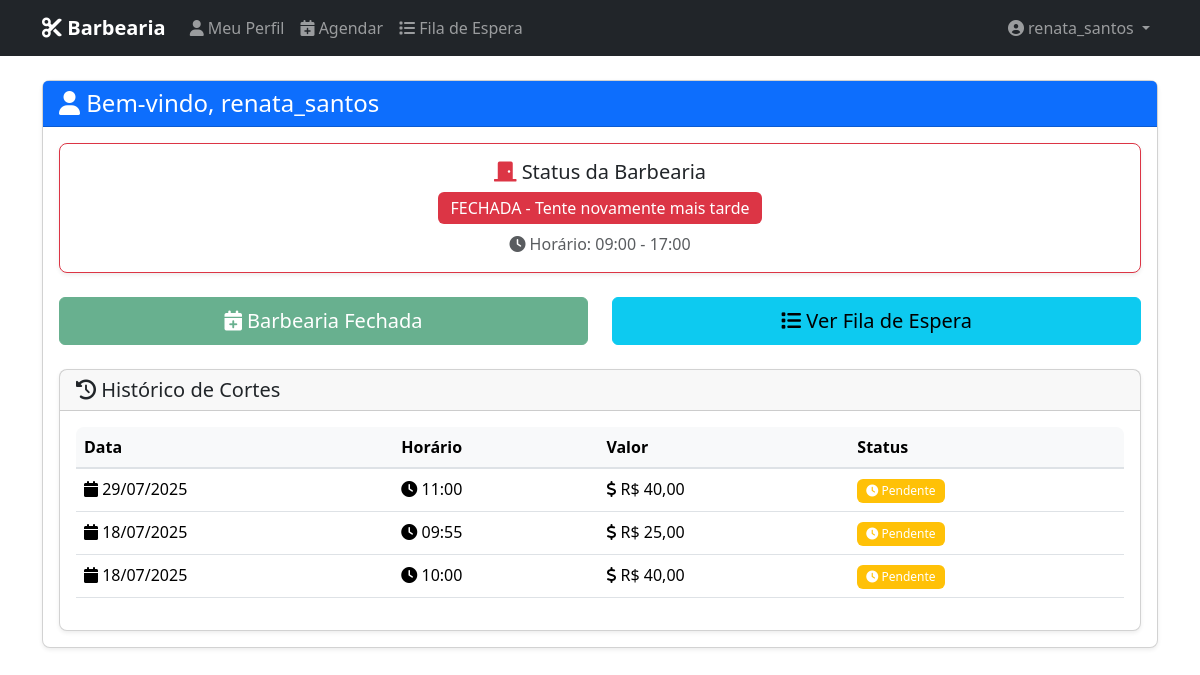
Before: /dashboard/ (signed in) with the older database file.
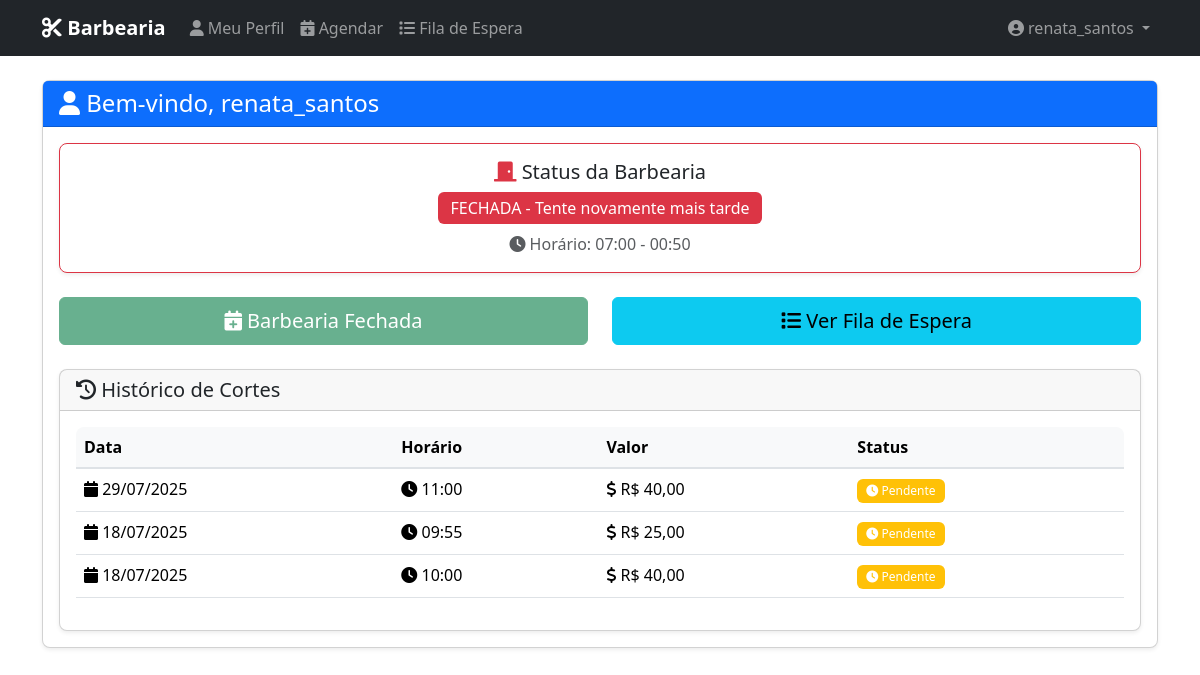
After: the same page with the newer database file.
### core/models.py (models this page shows, shortened)
class StatusBarbearia(models.Model):
    aberta = models.BooleanField(default=False)
    data_atualizacao = models.DateTimeField(auto_now=True)
    hora_abertura = models.TimeField(default='08:00', help_text='Horário de abertura')
    hora_fechamento = models.TimeField(default='18:00', help_text='Horário de fechamento')
    segunda = models.BooleanField(default=True, verbose_name='Segunda-feira')
    terca = models.BooleanField(default=True, verbose_name='Terça-feira')
    quarta = models.BooleanField(default=True, verbose_name='Quarta-feira')
    quinta = models.BooleanField(default=True, verbose_name='Quinta-feira')
    sexta = models.BooleanField(default=True, verbose_name='Sexta-feira')
    sabado = models.BooleanField(default=True, verbose_name='Sábado')
    domingo = models.BooleanField(default=False, verbose_name='Domingo')
    class Meta:
        verbose_name = 'Status da Barbearia'
        verbose_name_plural = 'Status da Barbearia'
    def esta_aberta_agora(self):
        from datetime import datetime, time
        agora = datetime.now()
        dias_semana = {
            0: self.segunda,  # Segunda
            1: self.terca,     # Terça
            2: self.quarta,    # Quarta
            3: self.quinta,    # Quinta
            4: self.sexta,     # Sexta
            5: self.sabado,    # Sábado
            6: self.domingo,   # Domingo
        }
        if not dias_semana.get(agora.weekday(), False):
            return False
        hora_atual = agora.time()
        return self.hora_abertura <= hora_atual <= self.hora_fechamento

### core/views.py (the view)
# urls.py: path('dashboard/', views.dashboard, name='dashboard'),
def dashboard(request):
    status, created = StatusBarbearia.objects.get_or_create(id=1)
    barbearia_aberta = status.aberta and status.esta_aberta_agora()
    historico = Corte.objects.filter(cliente=request.user).order_by('-data')
    return render(request, 'dashboard.html', {
        'historico': historico,
        'barbearia_aberta': barbearia_aberta,
        'status_barbearia': status
    })

### core/templates/dashboard.html (shortened to what the changed rows need)
{% extends 'base.html' %}
{% block content %}
<div class="container mt-4">
    <div class="row">
        <div class="col-12">
            <div class="card">
                <div class="card-body">
                    <div class="row mb-4">
                        <div class="col-12">
                            <div class="card {% if barbearia_aberta %}border-success{% else %}border-danger{% endif %}">
                                <div class="card-body text-center">
                                    <h5 class="mb-2">
                                        <i class="fas {% if barbearia_aberta %}fa-door-open text-success{% else %}fa-door-closed text-danger{% endif %}"></i>
                                        Status da Barbearia
                                    </h5>
                                    <span class="badge {% if barbearia_aberta %}bg-success{% else %}bg-danger{% endif %} fs-6">
                                        {% if barbearia_aberta %}
                                            ABERTA - Pode agendar
                                        {% else %}
                                            FECHADA - Tente novamente mais tarde
                                        {% endif %}
                                    </span>
                                    {% if status_barbearia.aberta %}
                                        <p class="text-muted mt-2 mb-0">
                                            <i class="fas fa-clock"></i>
                                            Horário: {{ status_barbearia.hora_abertura|time:"H:i" }} - {{ status_barbearia.hora_fechamento|time:"H:i" }}
                                        </p>
                                    {% endif %}
                                </div>
                            </div>
                        </div>
                    </div>
                    <div class="row">
                        <div class="col-12">
                            <div class="card">
                                <div class="card-body">
                                    {% if historico %}
                                    <div class="table-responsive">
                                        <table class="table table-hover">
                                            <thead>
                                                <tr>
                                                    <th>Data</th>
                                                    <th>Horário</th>
                                                    <th>Valor</th>
                                                    <th>Status</th>
                                                </tr>
                                            </thead>
                                        </table>
                                    </div>
                                    {% endif %}
                                </div>
                            </div>
                        </div>
                    </div>
                </div>
            </div>
        </div>
    </div>
</div>
{% endblock %}

Changed rows visible on the page:
changed StatusBarbearia: hora_abertura "09:00" → "07:00"; hora_fechamento "17:00" → "00:50"
